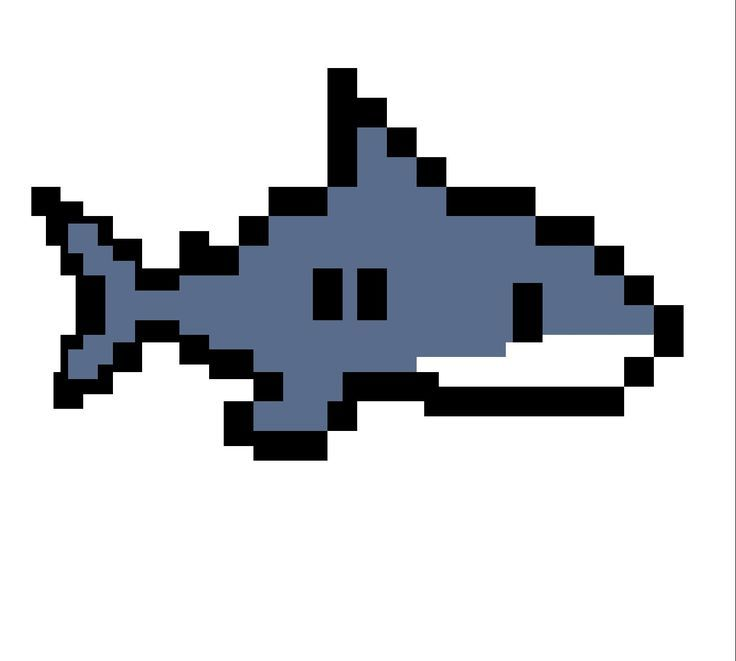
#> input picture RX/py/input.jpeg, 736 x 661 px
$ python generate_with_channel.py
#> lines starting #> are read from the running program, lines starting #| are printed output that depends on the picture; after the words box and inside, x2 and y2 are one past the last pixel; in counts of white or black regions, pixels touching at a corner belong together
import numpy as np
from PIL import Image
import matplotlib.pyplot as plt

def apply_channel(signal, snr_db=30, taps=[1.0, 0.2*np.exp(1j*np.pi/4), 0.1*np.exp(-1j*np.pi/3)]):
    """Applies multipath convolution and Additive White Gaussian Noise."""
    # 1. Multipath Fading (Convolution with channel taps)
    # mode='same' ensures the array length stays identical for your RTL memory bounds
    faded_signal = np.convolve(signal, taps, mode='same')

    # 2. Additive White Gaussian Noise (AWGN)
    sig_power = np.mean(np.abs(faded_signal)**2)
    noise_power = sig_power / (10 ** (snr_db / 10))
    noise = np.sqrt(noise_power / 2) * (np.random.randn(len(faded_signal)) + 1j * np.random.randn(len(faded_signal)))

    return faded_signal + noise

def generate_ofdm_mem(image_path, n_fft=128, cp_len=32, dim=32, f_cfo_norm=0.0035, snr_db=30):
    # 1. Define Indices (0-indexed for Python)
#> called with image_path = 'input.jpeg', n_fft = 128, cp_len = 32, dim = 64, f_cfo_norm = 0.0002, snr_db = 20
    dc_idx = [0]
    guard_idx = list(range(1, 6)) + list(range(n_fft-5, n_fft))
    pilot_idx = [12, 24, 36, 48, 60, 68, 80, 92, 104]

    used_idx = set(dc_idx + guard_idx + pilot_idx)
    data_idx = [i for i in range(n_fft) if i not in used_idx]

    num_data_carriers = len(data_idx) # 108 active subcarriers

    # Calculate required payload for dim x dim image
    total_image_bits = dim * dim
    data_symbols = int(np.ceil(total_image_bits / num_data_carriers))
    required_bits = data_symbols * num_data_carriers

    print(f"Image Bits: {total_image_bits}, Padding: {required_bits - total_image_bits}")
    print(f"Total Data Symbols: {data_symbols}")

    # 2. Image Processing to Bits
    img = Image.open(image_path).convert('L').resize((dim, dim))
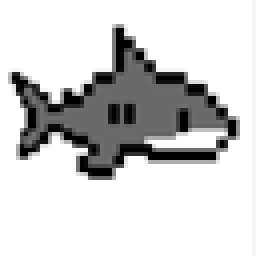
#> img: PIL image 64x64 L (shown 4 times larger); min 0, max 255, mean 207.8
    img_array = np.array(img)
    binary_img = (img_array > 128).astype(int)
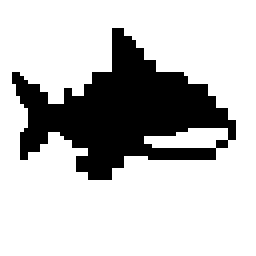
#> binary_img: shape (64, 64) int64 (shown 4 times larger); values 0 (black) and 1 (white), 76% white; 1 black region, box (x1, y1, x2, y2) and area: (3, 7, 59, 45) 982

    plt.imsave("../tx_ground_truth.png", binary_img, cmap='gray')

    input_bits = binary_img.flatten()
#> input_bits = 4096 values, max 1 at index 0, min 0 at index 476, mean 0.76

    # np.random.seed(42) # Fixed seed ensures TX and RX match
    # prbs_scrambler = np.random.randint(0, 2, len(input_bits))
    # input_bits = np.bitwise_xor(input_bits, prbs_scrambler)

    # Pad perfectly to match symbol boundaries
    if len(input_bits) < required_bits:
        padding = np.zeros(required_bits - len(input_bits), dtype=int)
#> padding = [0, 0, 0, 0, 0, 0, 0, 0]
        input_bits = np.concatenate((input_bits, padding))
#> input_bits = 4104 values, max 1 at index 0, min 0 at index 476, mean 0.759

    tx_signal = []

    # 3. SYNC SYMBOL (PREAMBLE)
    X_sync = np.zeros(n_fft, dtype=complex)
    sync_data = np.ones(num_data_carriers)
    sync_data[0::2] = -1
    X_sync[data_idx] = sync_data
    X_sync[pilot_idx] = 1.0

    x_sync = np.fft.ifft(X_sync) * n_fft
    x_sync_cp = np.concatenate((x_sync[-cp_len:], x_sync))
    tx_signal.extend(x_sync_cp)

    # 4. DATA SYMBOLS (IMAGE)
    bit_ptr = 0
    for _ in range(data_symbols):
        bits = input_bits[bit_ptr : bit_ptr + num_data_carriers]
        bit_ptr += num_data_carriers

        data_syms = 2 * bits - 1 # BPSK Mapping

        X_data = np.zeros(n_fft, dtype=complex)
        X_data[data_idx] = data_syms
        X_data[pilot_idx] = 1.0

        x_data = np.fft.ifft(X_data) * n_fft
        x_data_cp = np.concatenate((x_data[-cp_len:], x_data))
        tx_signal.extend(x_data_cp)
#> after the loop, bit_ptr = 4104; tx_signal = 6240 items

    tx_signal = np.array(tx_signal)

    # =========================================================================
    # 4.5. CHANNEL INJECTION (MULTIPATH + AWGN)
    # =========================================================================
    tx_signal = apply_channel(tx_signal, snr_db=snr_db)
#> in apply_channel, `sig_power = np.mean(np.abs(faded_signal)**2)`: sig_power = 115.3
#> in apply_channel, `noise_power = sig_power / (10 ** (snr_db / 10))`: noise_power = 1.15

    # =========================================================================
    # 5. CARRIER FREQUENCY OFFSET INJECTION
    # =========================================================================
    n = np.arange(len(tx_signal))
#> n = 6240 values from 0 to 6239
    phase_rotation = np.exp(1j * 2 * np.pi * f_cfo_norm * n)
    tx_signal = tx_signal * phase_rotation

    # 6. Format for Hardware & Pack to 32-bit Hex
    max_val = np.max(np.abs(np.concatenate((tx_signal.real, tx_signal.imag))))
#> max_val = 115.2
    scaling_factor = 32767.0 / max_val
#> scaling_factor = 284.3

    tx_real = np.clip(np.round(tx_signal.real * scaling_factor), -32768, 32767).astype(np.int16)
#> tx_real = 6240 values, max 32767 at index 4991, min -14930 at index 3709, mean -38.83
    tx_imag = np.clip(np.round(tx_signal.imag * scaling_factor), -32768, 32767).astype(np.int16)
#> tx_imag = 6240 values, max 30411 at index 5951, min -25154 at index 4031, mean -36.83

    with open("../cfo_stimulus.mem", "w") as f:
        for r, i in zip(tx_real, tx_imag):
            r_u16 = int(r) & 0xFFFF
            i_u16 = int(i) & 0xFFFF
            packed_32 = (r_u16 << 16) | i_u16
            f.write(f"{packed_32:08x}\n")
#> this loop made 6240 passes
#> (r, i, r_u16, i_u16, packed_32) on passes 1 to 3: (142, 1090, 142, 1090, 9307202), (-201, 807, 65335, 807, 4281795367), (-181, 1015, 65355, 1015, 4283106295)

    return input_bits

# Execution
tx_bits = generate_ofdm_mem("input.jpeg", dim=64, f_cfo_norm=0.0002, snr_db=20)
#> tx_bits has the same summary as input_bits in generate_ofdm_mem
# max cfo is  0.0035
